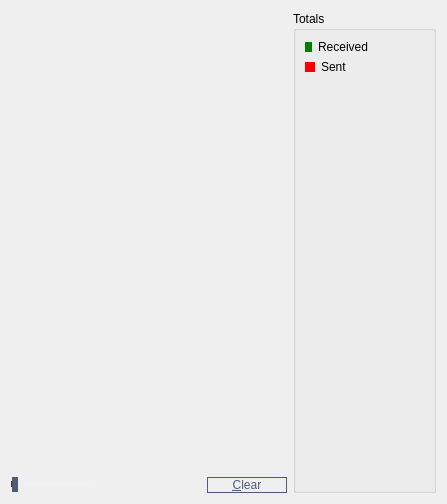
     <widget class="QWidget" name="tab_nettraffic">
      <attribute name="title">
       <string>&amp;Network Traffic</string>
      </attribute>
      <layout class="QHBoxLayout" name="horizontalLayout_3">
       <item>
        <layout class="QVBoxLayout" name="verticalLayout_4">
         <item>
          <widget class="TrafficGraphWidget" name="trafficGraph" native="true">
           <property name="sizePolicy">
            <sizepolicy hsizetype="Expanding" vsizetype="Expanding">
             <horstretch>0</horstretch>
             <verstretch>0</verstretch>
            </sizepolicy>
           </property>
          </widget>
         </item>
         <item>
          <layout class="QHBoxLayout" name="horizontalLayout_2">
           <item>
            <widget class="QSlider" name="sldGraphRange">
             <property name="minimumSize">
              <size>
               <width>0</width>
               <height>6</height>
              </size>
             </property>
             <property name="styleSheet">
              <string notr="true">QSlider::groove:horizontal {
          height: 6px;
          background:#333;
 }
QSlider::handle:horizontal {
          width: 6px;
          background: #515b78;
          margin: -6px 0px -6px 0px;
}

QSlider::sub-page:horizontal {
background: qlineargradient(x1: 0, y1: 0,    x2: 0, y2: 1,
    stop: 0 #ccc, stop: 1 #ccc);
background: qlineargradient(x1: 0, y1: 0.2, x2: 1, y2: 1,
    stop: 0 #ccc, stop: 1 #ccc);
height: 6px;
}

QSlider::add-page:horizontal {
background: #f0f0f0;
height: 6px;
}
</string>
             </property>
             <property name="minimum">
              <number>1</number>
             </property>
             <property name="maximum">
              <number>288</number>
             </property>
             <property name="pageStep">
              <number>12</number>
             </property>
             <property name="value">
              <number>6</number>
             </property>
             <property name="orientation">
              <enum>Qt::Horizontal</enum>
             </property>
            </widget>
           </item>
           <item>
            <widget class="QLabel" name="lblGraphRange">
             <property name="minimumSize">
              <size>
               <width>100</width>
               <height>0</height>
              </size>
             </property>
             <property name="alignment">
              <set>Qt::AlignCenter</set>
             </property>
            </widget>
           </item>
           <item>
            <widget class="QPushButton" name="btnClearTrafficGraph">
             <property name="minimumSize">
              <size>
               <width>80</width>
               <height>0</height>
              </size>
             </property>
             <property name="styleSheet">
              <string notr="true">border:1px solid #515B78;
color:#515B78;</string>
             </property>
             <property name="text">
              <string>&amp;Clear</string>
             </property>
             <property name="autoDefault">
              <bool>false</bool>
             </property>
            </widget>
           </item>
          </layout>
         </item>
        </layout>
       </item>
       <item>
        <layout class="QVBoxLayout" name="verticalLayout">
         <item>
          <widget class="QGroupBox" name="groupBox">
           <property name="title">
            <string>Totals</string>
           </property>
           <layout class="QVBoxLayout" name="verticalLayout_5">
            <item>
             <layout class="QHBoxLayout" name="horizontalLayout_4">
              <item>
               <widget class="QLabel" name="label_2">
                <property name="minimumSize">
                 <size>
                  <width>0</width>
                  <height>10</height>
                 </size>
                </property>
                <property name="maximumSize">
                 <size>
                  <width>10</width>
                  <height>10</height>
                 </size>
                </property>
                <property name="styleSheet">
                 <string notr="true">background-color:green;</string>
                </property>
                <property name="text">
                 <string/>
                </property>
               </widget>
              </item>
              <item>
               <widget class="QLabel" name="label_16">
                <property name="text">
                 <string>Received</string>
                </property>
               </widget>
              </item>
              <item>
               <widget class="QLabel" name="lblBytesIn">
                <property name="minimumSize">
                 <size>
                  <width>50</width>
                  <height>0</height>
                 </size>
                </property>
                <property name="alignment">
                 <set>Qt::AlignRight|Qt::AlignTrailing|Qt::AlignVCenter</set>
                </property>
               </widget>
              </item>
             </layout>
            </item>
            <item>
             <layout class="QHBoxLayout" name="horizontalLayout_5">
              <item>
               <widget class="QLabel" name="label_11">
                <property name="minimumSize">
                 <size>
                  <width>10</width>
                  <height>0</height>
                 </size>
                </property>
                <property name="maximumSize">
                 <size>
                  <width>10</width>
                  <height>10</height>
                 </size>
                </property>
                <property name="styleSheet">
                 <string notr="true">background-color:red;</string>
                </property>
                <property name="text">
                 <string/>
                </property>
               </widget>
              </item>
              <item>
               <widget class="QLabel" name="label_17">
                <property name="text">
                 <string>Sent</string>
                </property>
               </widget>
              </item>
              <item>
               <widget class="QLabel" name="lblBytesOut">
                <property name="minimumSize">
                 <size>
                  <width>50</width>
                  <height>0</height>
                 </size>
                </property>
                <property name="alignment">
                 <set>Qt::AlignRight|Qt::AlignTrailing|Qt::AlignVCenter</set>
                </property>
               </widget>
              </item>
             </layout>
            </item>
            <item>
             <spacer name="verticalSpacer_4">
              <property name="orientation">
               <enum>Qt::Vertical</enum>
              </property>
              <property name="sizeHint" stdset="0">
               <size>
                <width>20</width>
                <height>407</height>
               </size>
              </property>
             </spacer>
            </item>
           </layout>
          </widget>
         </item>
        </layout>
       </item>
      </layout>
     </widget>
